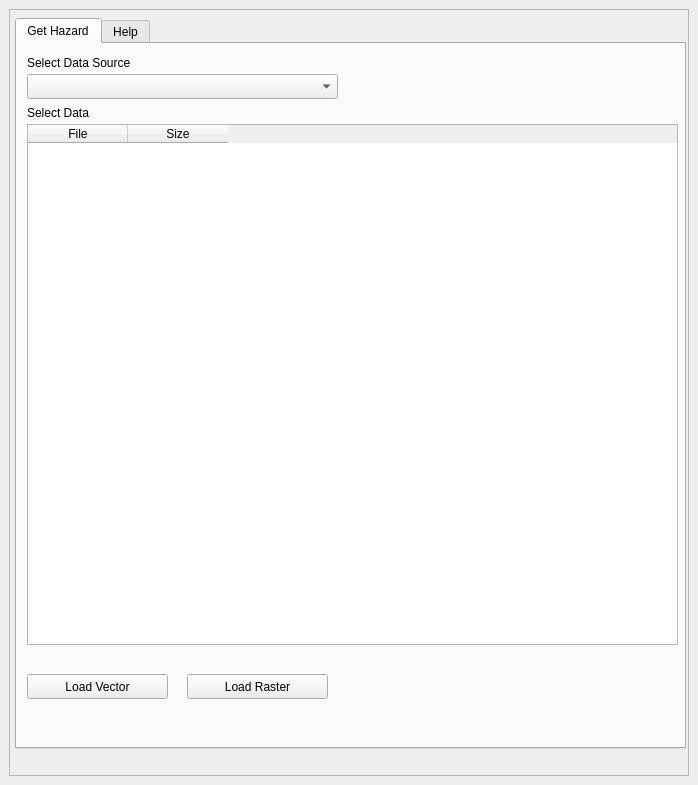
<?xml version="1.0" encoding="UTF-8"?>
<ui version="4.0">
 <class>OpenHazardsPHDockWidgetBase</class>
 <widget class="QDockWidget" name="OpenHazardsPHDockWidgetBase">
  <property name="geometry">
   <rect>
    <x>0</x>
    <y>0</y>
    <width>698</width>
    <height>785</height>
   </rect>
  </property>
  <property name="windowTitle">
   <string>Open Hazards PH</string>
  </property>
  <widget class="QWidget" name="dockWidgetContents">
   <layout class="QGridLayout" name="gridLayout">
    <item row="0" column="0">
     <widget class="QFrame" name="frame">
      <property name="frameShape">
       <enum>QFrame::StyledPanel</enum>
      </property>
      <property name="frameShadow">
       <enum>QFrame::Raised</enum>
      </property>
      <widget class="QTabWidget" name="tabWidget">
       <property name="geometry">
        <rect>
         <x>6</x>
         <y>9</y>
         <width>671</width>
         <height>731</height>
        </rect>
       </property>
       <property name="currentIndex">
        <number>0</number>
       </property>
       <widget class="QWidget" name="loadTab">
        <attribute name="title">
         <string>Get Hazard</string>
        </attribute>
        <widget class="QPushButton" name="loadRasterButton">
         <property name="geometry">
          <rect>
           <x>170</x>
           <y>630</y>
           <width>141</width>
           <height>25</height>
          </rect>
         </property>
         <property name="text">
          <string>Load Raster</string>
         </property>
        </widget>
        <widget class="QLabel" name="dataSourceLabel">
         <property name="geometry">
          <rect>
           <x>10</x>
           <y>10</y>
           <width>131</width>
           <height>17</height>
          </rect>
         </property>
         <property name="text">
          <string>Select Data Source</string>
         </property>
        </widget>
        <widget class="QComboBox" name="dataSourceComboBox">
         <property name="geometry">
          <rect>
           <x>10</x>
           <y>30</y>
           <width>311</width>
           <height>25</height>
          </rect>
         </property>
        </widget>
        <widget class="QTableWidget" name="dataTable">
         <property name="geometry">
          <rect>
           <x>10</x>
           <y>80</y>
           <width>651</width>
           <height>521</height>
          </rect>
         </property>
         <property name="editTriggers">
          <set>QAbstractItemView::NoEditTriggers</set>
         </property>
         <property name="dragDropOverwriteMode">
          <bool>false</bool>
         </property>
         <property name="selectionMode">
          <enum>QAbstractItemView::SingleSelection</enum>
         </property>
         <property name="selectionBehavior">
          <enum>QAbstractItemView::SelectRows</enum>
         </property>
         <property name="sortingEnabled">
          <bool>false</bool>
         </property>
         <column>
          <property name="text">
           <string>File</string>
          </property>
         </column>
         <column>
          <property name="text">
           <string>Size</string>
          </property>
         </column>
        </widget>
        <widget class="QLabel" name="dataLabel">
         <property name="geometry">
          <rect>
           <x>10</x>
           <y>60</y>
           <width>131</width>
           <height>17</height>
          </rect>
         </property>
         <property name="text">
          <string>Select Data</string>
         </property>
        </widget>
        <widget class="QPushButton" name="loadVectorButton">
         <property name="geometry">
          <rect>
           <x>10</x>
           <y>630</y>
           <width>141</width>
           <height>25</height>
          </rect>
         </property>
         <property name="text">
          <string>Load Vector</string>
         </property>
        </widget>
       </widget>
       <widget class="QWidget" name="helpTab">
        <attribute name="title">
         <string>Help</string>
        </attribute>
        <widget class="QTextBrowser" name="textBrowser">
         <property name="geometry">
          <rect>
           <x>0</x>
           <y>0</y>
           <width>671</width>
           <height>681</height>
          </rect>
         </property>
         <property name="html">
          <string>&lt;!DOCTYPE HTML PUBLIC &quot;-//W3C//DTD HTML 4.0//EN&quot; &quot;http://www.w3.org/TR/REC-html40/strict.dtd&quot;&gt;
&lt;html&gt;&lt;head&gt;&lt;meta name=&quot;qrichtext&quot; content=&quot;1&quot; /&gt;&lt;style type=&quot;text/css&quot;&gt;
p, li { white-space: pre-wrap; }
&lt;/style&gt;&lt;/head&gt;&lt;body style=&quot; font-family:'Fira Sans Semi-Light'; font-size:10pt; font-weight:400; font-style:normal;&quot;&gt;
&lt;p style=&quot; margin-top:0px; margin-bottom:0px; margin-left:0px; margin-right:0px; -qt-block-indent:0; text-indent:0px;&quot;&gt;&lt;span style=&quot; font-weight:600;&quot;&gt;Open Hazards PH&lt;/span&gt; is a QGIS plugin that lets you load geospatial hazard data created by various agencies in the Philippines. It uses data stored in https://github.com/maning/open-hazards-ph.&lt;/p&gt;
&lt;p style=&quot;-qt-paragraph-type:empty; margin-top:0px; margin-bottom:0px; margin-left:0px; margin-right:0px; -qt-block-indent:0; text-indent:0px;&quot;&gt;&lt;br /&gt;&lt;/p&gt;
&lt;p style=&quot; margin-top:0px; margin-bottom:0px; margin-left:0px; margin-right:0px; -qt-block-indent:0; text-indent:0px;&quot;&gt;&lt;span style=&quot; font-weight:600;&quot;&gt;HOW-TO&lt;/span&gt;&lt;/p&gt;
&lt;p style=&quot; margin-top:0px; margin-bottom:0px; margin-left:0px; margin-right:0px; -qt-block-indent:0; text-indent:0px;&quot;&gt;&lt;span style=&quot; font-weight:600; font-style:italic;&quot;&gt;Select Data Source&lt;/span&gt;&lt;/p&gt;
&lt;p style=&quot; margin-top:0px; margin-bottom:0px; margin-left:0px; margin-right:0px; -qt-block-indent:0; text-indent:0px;&quot;&gt;Select from 'lipad' (LiDAR Portal for Archiving and Distribution) or 'noah' (Nationwide Operational Assessment of Hazards).&lt;/p&gt;
&lt;p style=&quot;-qt-paragraph-type:empty; margin-top:0px; margin-bottom:0px; margin-left:0px; margin-right:0px; -qt-block-indent:0; text-indent:0px;&quot;&gt;&lt;br /&gt;&lt;/p&gt;
&lt;p style=&quot; margin-top:0px; margin-bottom:0px; margin-left:0px; margin-right:0px; -qt-block-indent:0; text-indent:0px;&quot;&gt;&lt;span style=&quot; font-weight:600; font-style:italic;&quot;&gt;Select Data&lt;/span&gt;&lt;/p&gt;
&lt;p style=&quot; margin-top:0px; margin-bottom:0px; margin-left:0px; margin-right:0px; -qt-block-indent:0; text-indent:0px;&quot;&gt;Select the data you want to get/load.&lt;/p&gt;
&lt;p style=&quot;-qt-paragraph-type:empty; margin-top:0px; margin-bottom:0px; margin-left:0px; margin-right:0px; -qt-block-indent:0; text-indent:0px;&quot;&gt;&lt;br /&gt;&lt;/p&gt;
&lt;p style=&quot; margin-top:0px; margin-bottom:0px; margin-left:0px; margin-right:0px; -qt-block-indent:0; text-indent:0px;&quot;&gt;&lt;span style=&quot; font-weight:600; font-style:italic;&quot;&gt;Load Vector&lt;/span&gt;&lt;/p&gt;
&lt;p style=&quot; margin-top:0px; margin-bottom:0px; margin-left:0px; margin-right:0px; -qt-block-indent:0; text-indent:0px;&quot;&gt;Use this if the data to be loaded is a vector &lt;span style=&quot; font-style:italic;&quot;&gt;(check the name of the file to determine whether it's a vector or raster)&lt;/span&gt;.&lt;/p&gt;
&lt;p style=&quot;-qt-paragraph-type:empty; margin-top:0px; margin-bottom:0px; margin-left:0px; margin-right:0px; -qt-block-indent:0; text-indent:0px;&quot;&gt;&lt;br /&gt;&lt;/p&gt;
&lt;p style=&quot; margin-top:0px; margin-bottom:0px; margin-left:0px; margin-right:0px; -qt-block-indent:0; text-indent:0px;&quot;&gt;&lt;span style=&quot; font-weight:600; font-style:italic;&quot;&gt;Load Raster&lt;/span&gt;&lt;/p&gt;
&lt;p style=&quot; margin-top:0px; margin-bottom:0px; margin-left:0px; margin-right:0px; -qt-block-indent:0; text-indent:0px;&quot;&gt;Use this if the data to be loaded is a raster&lt;span style=&quot; font-style:italic;&quot;&gt;(check the name of the file to determine whether it's a vector or raster)&lt;/span&gt;.&lt;/p&gt;
&lt;p style=&quot;-qt-paragraph-type:empty; margin-top:0px; margin-bottom:0px; margin-left:0px; margin-right:0px; -qt-block-indent:0; text-indent:0px;&quot;&gt;&lt;br /&gt;&lt;/p&gt;
&lt;p style=&quot;-qt-paragraph-type:empty; margin-top:0px; margin-bottom:0px; margin-left:0px; margin-right:0px; -qt-block-indent:0; text-indent:0px;&quot;&gt;&lt;br /&gt;&lt;/p&gt;
&lt;p style=&quot; margin-top:0px; margin-bottom:0px; margin-left:0px; margin-right:0px; -qt-block-indent:0; text-indent:0px;&quot;&gt;&lt;span style=&quot; font-weight:600;&quot;&gt;What is the license of the data?&lt;/span&gt;&lt;/p&gt;
&lt;p style=&quot; margin-top:0px; margin-bottom:0px; margin-left:0px; margin-right:0px; -qt-block-indent:0; text-indent:0px;&quot;&gt;We respect the license of the original source, each data source have a corresponding license file. License varies from different agencies, in most cases government data are public domain.&lt;/p&gt;
&lt;p style=&quot;-qt-paragraph-type:empty; margin-top:0px; margin-bottom:0px; margin-left:0px; margin-right:0px; -qt-block-indent:0; text-indent:0px;&quot;&gt;&lt;br /&gt;&lt;/p&gt;
&lt;p style=&quot; margin-top:0px; margin-bottom:0px; margin-left:0px; margin-right:0px; -qt-block-indent:0; text-indent:0px;&quot;&gt;&lt;span style=&quot; font-weight:600;&quot;&gt;Most data archived here are available in other government websites, why do this?&lt;/span&gt;&lt;/p&gt;
&lt;p style=&quot; margin-top:0px; margin-bottom:0px; margin-left:0px; margin-right:0px; -qt-block-indent:0; text-indent:0px;&quot;&gt;Philippine government data policy changes from the tenure of an administration to another, we want to ensure&lt;/p&gt;
&lt;p style=&quot; margin-top:0px; margin-bottom:0px; margin-left:0px; margin-right:0px; -qt-block-indent:0; text-indent:0px;&quot;&gt;that what was public will remain public even if projects ran out of funds or there is a change in access policy.&lt;/p&gt;
&lt;p style=&quot;-qt-paragraph-type:empty; margin-top:0px; margin-bottom:0px; margin-left:0px; margin-right:0px; -qt-block-indent:0; text-indent:0px;&quot;&gt;&lt;br /&gt;&lt;/p&gt;
&lt;p style=&quot; margin-top:0px; margin-bottom:0px; margin-left:0px; margin-right:0px; -qt-block-indent:0; text-indent:0px;&quot;&gt;&lt;span style=&quot; font-weight:600;&quot;&gt;I found some cool hazards data, will you host it?&lt;/span&gt;&lt;/p&gt;
&lt;p style=&quot; margin-top:0px; margin-bottom:0px; margin-left:0px; margin-right:0px; -qt-block-indent:0; text-indent:0px;&quot;&gt;Yes! Please open a ticket on the repo and let's discuss.&lt;/p&gt;
&lt;p style=&quot;-qt-paragraph-type:empty; margin-top:0px; margin-bottom:0px; margin-left:0px; margin-right:0px; -qt-block-indent:0; text-indent:0px;&quot;&gt;&lt;br /&gt;&lt;/p&gt;
&lt;p style=&quot; margin-top:0px; margin-bottom:0px; margin-left:0px; margin-right:0px; -qt-block-indent:0; text-indent:0px;&quot;&gt;&lt;span style=&quot; font-weight:600;&quot;&gt;The open-hazards-ph repo is maintained by:&lt;/span&gt;&lt;/p&gt;
&lt;p style=&quot; margin-top:0px; margin-bottom:0px; margin-left:0px; margin-right:0px; -qt-block-indent:0; text-indent:0px;&quot;&gt;Maning Sambale [&lt;a href=&quot;https://github.com/maning&quot;&gt;&lt;span style=&quot; text-decoration: underline; color:#0000ff;&quot;&gt;@maning&lt;/span&gt;&lt;/a&gt;]&lt;/p&gt;
&lt;p style=&quot; margin-top:0px; margin-bottom:0px; margin-left:0px; margin-right:0px; -qt-block-indent:0; text-indent:0px;&quot;&gt;RK Aranas [&lt;a href=&quot;https://github.com/rukku&quot;&gt;&lt;span style=&quot; text-decoration: underline; color:#0000ff;&quot;&gt;@rukku&lt;/span&gt;&lt;/a&gt;]&lt;/p&gt;
&lt;p style=&quot;-qt-paragraph-type:empty; margin-top:0px; margin-bottom:0px; margin-left:0px; margin-right:0px; -qt-block-indent:0; text-indent:0px;&quot;&gt;&lt;br /&gt;&lt;/p&gt;
&lt;p style=&quot; margin-top:0px; margin-bottom:0px; margin-left:0px; margin-right:0px; -qt-block-indent:0; text-indent:0px;&quot;&gt;&lt;span style=&quot; font-weight:600;&quot;&gt;The Open Hazards PH QGIS plugin is maintained by:&lt;/span&gt;&lt;/p&gt;
&lt;p style=&quot; margin-top:0px; margin-bottom:0px; margin-left:0px; margin-right:0px; -qt-block-indent:0; text-indent:0px;&quot;&gt;Ben Hur Pintor [&lt;a href=&quot;https://github.com/benhur07b&quot;&gt;&lt;span style=&quot; text-decoration: underline; color:#0000ff;&quot;&gt;@benhur07b&lt;/span&gt;&lt;/a&gt;]&lt;/p&gt;&lt;/body&gt;&lt;/html&gt;</string>
         </property>
        </widget>
       </widget>
      </widget>
     </widget>
    </item>
   </layout>
  </widget>
 </widget>
 <resources/>
 <connections/>
</ui>
